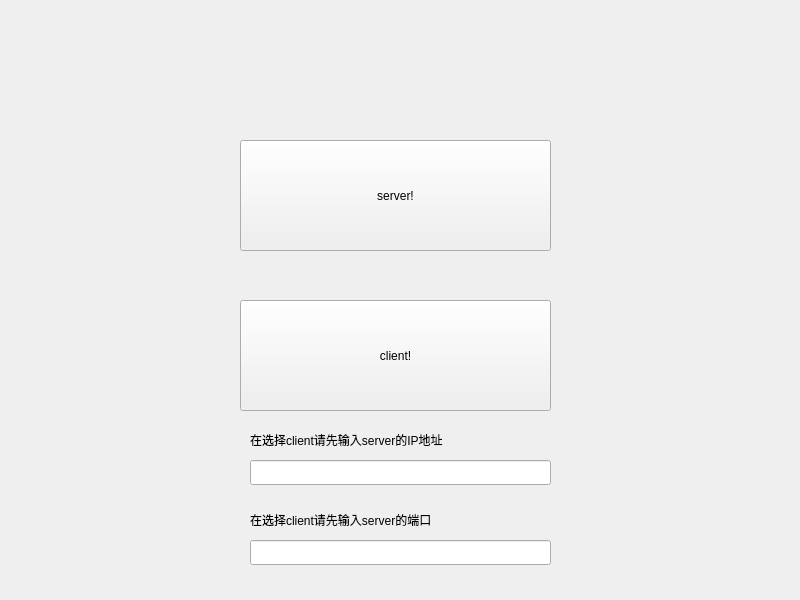
<?xml version="1.0" encoding="UTF-8"?>
<ui version="4.0">
 <class>serverOrClient</class>
 <widget class="QMainWindow" name="serverOrClient">
  <property name="geometry">
   <rect>
    <x>0</x>
    <y>0</y>
    <width>800</width>
    <height>600</height>
   </rect>
  </property>
  <property name="windowTitle">
   <string>MainWindow</string>
  </property>
  <widget class="QWidget" name="centralwidget">
   <widget class="QPushButton" name="pushButton">
    <property name="geometry">
     <rect>
      <x>240</x>
      <y>140</y>
      <width>311</width>
      <height>111</height>
     </rect>
    </property>
    <property name="text">
     <string>server!</string>
    </property>
   </widget>
   <widget class="QPushButton" name="pushButton_2">
    <property name="geometry">
     <rect>
      <x>240</x>
      <y>300</y>
      <width>311</width>
      <height>111</height>
     </rect>
    </property>
    <property name="text">
     <string>client!</string>
    </property>
   </widget>
   <widget class="QLineEdit" name="lineEdit">
    <property name="geometry">
     <rect>
      <x>250</x>
      <y>460</y>
      <width>301</width>
      <height>25</height>
     </rect>
    </property>
   </widget>
   <widget class="QLabel" name="label">
    <property name="geometry">
     <rect>
      <x>250</x>
      <y>430</y>
      <width>301</width>
      <height>20</height>
     </rect>
    </property>
    <property name="text">
     <string>在选择client请先输入server的IP地址</string>
    </property>
   </widget>
   <widget class="QLabel" name="label_2">
    <property name="geometry">
     <rect>
      <x>0</x>
      <y>0</y>
      <width>801</width>
      <height>601</height>
     </rect>
    </property>
    <property name="styleSheet">
     <string notr="true">background-image: url(:/res/pic1.png);</string>
    </property>
    <property name="text">
     <string/>
    </property>
   </widget>
   <widget class="QLabel" name="label_3">
    <property name="geometry">
     <rect>
      <x>250</x>
      <y>510</y>
      <width>301</width>
      <height>20</height>
     </rect>
    </property>
    <property name="text">
     <string>在选择client请先输入server的端口</string>
    </property>
   </widget>
   <widget class="QLineEdit" name="lineEdit_2">
    <property name="geometry">
     <rect>
      <x>250</x>
      <y>540</y>
      <width>301</width>
      <height>25</height>
     </rect>
    </property>
   </widget>
   <zorder>label_2</zorder>
   <zorder>pushButton</zorder>
   <zorder>pushButton_2</zorder>
   <zorder>lineEdit</zorder>
   <zorder>label</zorder>
   <zorder>label_3</zorder>
   <zorder>lineEdit_2</zorder>
  </widget>
 </widget>
 <resources/>
 <connections/>
</ui>
